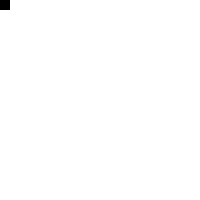
Frame 1 (no input)
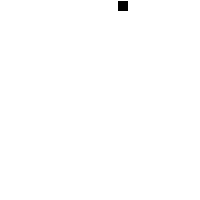
Frame 60 (the mouse pressed at the canvas centre just before this capture)
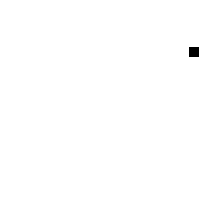
Frame 120 (the mouse held since frame 60 and released just before this capture)

The Processing sketch that drew these frames (run headless with seeded random() and noise(); from frame 60 on, the mouse is pressed at the canvas centre):

// Processing sketch: Example5_8_WITHREVERSE
// ── Example5_8_WITHREVERSE.pde
int x = 0;
int y = 0;
int speed = 2;
int state = 0;

// state 0 = t>
// state 1 = rv
// state 2 = b<
// state 3 = lA
// state 4 = t<
// state 5 = lv
// state 6 = b>
// state 7 = rA

void setup() {
  size(200,200);
}

void draw() {
  background(255);  
  noStroke();
  fill(0);
  rect(x,y,10,10);
  
  if ((state == 0 || state == 4) && speed > 0) {            // TOP RIGHT
    y = 1;
    x = x + speed;
    if (speed > 0 && x > width - 10)  {     // WHEN HITS TOP RIGHT CORNER
      x = width - 11;
      state = 1;
    }
  } else if ((state == 1 || state == 7) && speed > 0) {        // RIGHT DOWN
    y = y + speed;
    if (speed > 0 && y > height - 10) {
      y = height - 11;
      state = 2;
    }
  } else if ((state == 2 || state == 6) && speed > 0) {
    x = x - speed;
    if (speed > 0 && x < 0) {
      x = 1;
      state = 3;
    }
  } else if ((state == 3 || state == 5) && speed > 0) {
    y = y - speed; 
    if (speed > 0 && y < 0) {
      y = 1;
      state = 0;
    }
  } else if (state == 0 && speed < 0) {      
    state = 4;                        // TOP LEFT STATE 4
  } else if (state == 1 && speed < 0) {
    state = 7;                        // RIGHT UP STATE 7
  } else if (state == 2 && speed < 0) {
    state = 6;                        // BOTTOM RIGHT STATE 6
  } else if (state == 3 && speed < 0) {
    state = 5;                        // LEFT DOWN STATE 5
  } else if (state == 4) {
    y = 1;
    x = x + speed;
    if (speed < 0 && x < 0)  {     // 
      x = 1;
      state = 5;
    }
  } else if (state == 5) {
    x = 1;
    y = y - speed;
    if (speed < 0 && y > height - 10) {
      y = height - 11;
      state = 6;
    }
  } else if (state == 6) {
    y = height - 11;
    x = x - speed;
    if (speed < 0 && x > width - 10) {
      x = width - 11;
      state = 7;
    }
  } else if (state == 7) {
    x = width - 11;
    y = y + speed;
    if (speed < 0 && y < 0) {
      y = 1;
      state = 4;
    }
  }
 
  println("x: " + x);
  println("y: " + y);
  println("speed: "  + speed);
  println("state: " + state);
  println("frameCount:" + frameCount);
}
  
void keyPressed() {
  speed *= -1;
}
